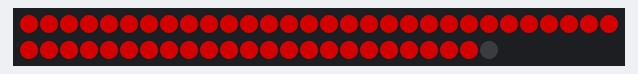
A sketch run on a simulated Arduino Uno, built with avr-gcc and run on an emulated ATmega328P. On the bench: 54 RGB LEDs in strip order, left to right, continuing on the next row. Dim RGB values are drawn brighter than linear; random numbers use the default seed unless the sketch sets one.

Above: at 1.5 s.
At 2.8 s:
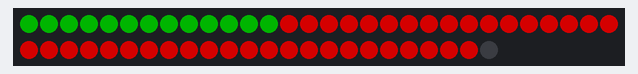
At 3.9 s:
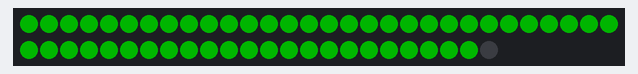
At 6.4 s:
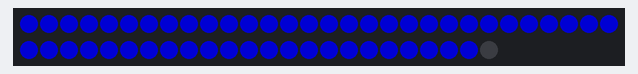
At 8.8 s:
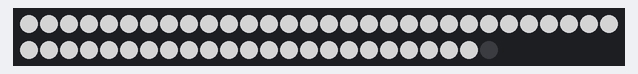
At 11.3 s:
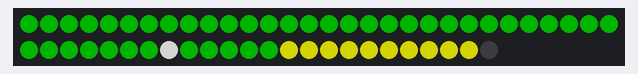

The sketch:

Code.ino
```cpp
// (licence header left out)
// ###########################################################################################################################################
// # Code version:
// ###########################################################################################################################################
String Code_Version = "V1.0.0";


// ###########################################################################################################################################
// # Includes:
// #
// # FastLED                // by Daniel Garcia               // https://github.com/FastLED/FastLED
// #
// ###########################################################################################################################################
#include "FastLED.h"


// ###########################################################################################################################################
// # Hardware settings:
// ###########################################################################################################################################
// How many LEDs are in your neon LED strip?:
#define NUM_LEDS 54
// Data pin - here D5 with GPIO 14 on the Wemos D1 mini ESP8266:
#define DATA_PIN 14


// ###########################################################################################################################################
// # Animation settings:
// ###########################################################################################################################################
int UseAnimation = 1;        // Use animation (1) in the loop function or not (0)
int AnimationSpeed = 15000;  // Animation speed in milliseconds, 15000 = 15 seconds


// ###########################################################################################################################################
// # Definitions:
// ###########################################################################################################################################
// Define the array of leds:
CRGB leds[NUM_LEDS];


// ###########################################################################################################################################
// # Startup function:
// ###########################################################################################################################################
void setup() {
  Serial.begin(115200);

  // Initialize the LED strip:
  FastLED.addLeds<WS2811, DATA_PIN, BRG>(leds, NUM_LEDS);

  // Switch all LEDs off first:
  LEDS.showColor(CRGB(0, 0, 0));

  // Set LED brightness (0-255);
  LEDS.setBrightness(128);

  // Some animation and LED RGB color output testing first:

  // Set all LEDs to red:
  for (int i = 0; i < NUM_LEDS - 1; i++) {
    leds[i] = CRGB::Red;
    FastLED.show();
    delay(25);
  }
  delay(1000);

  // Set all LEDs to green:
  for (int i = 0; i < NUM_LEDS - 1; i++) {
    leds[i] = CRGB::Green;
    FastLED.show();
    delay(25);
  }
  delay(1000);

  // Set all LEDs to blue:
  for (int i = 0; i < NUM_LEDS - 1; i++) {
    leds[i] = CRGB::Blue;
    FastLED.show();
    delay(25);
  }
  delay(1000);

    // Set all LEDs to white:
  for (int i = 0; i < NUM_LEDS - 1; i++) {
    leds[i] = CRGB::White;
    FastLED.show();
    delay(25);
  }
  delay(1000);

  // Set all LEDs in the tree to green:
  for (int i = 0; i < NUM_LEDS - 11; i++) {
    leds[i] = CRGB::Green;
    FastLED.show();
    delay(25);
  }

  // Set all LEDs in the star to yellow:
  for (int i = 43; i < NUM_LEDS - 1; i++) {
    leds[i] = CRGB::Yellow;
    FastLED.show();
    delay(25);
  }
}


// ###########################################################################################################################################
// # Runtime function:
// ###########################################################################################################################################
void loop() {
  if (UseAnimation == 1) {
    // Set all LEDs to green:
    for (int i = 0; i < NUM_LEDS - 11; i++) {
      leds[i] = CRGB::Green;
    }
    // 5 random "ornament" pixels:
    for (int i = 0; i < 6; i++) {
      int randNumber = random(0, NUM_LEDS - 11);
      leds[randNumber] = CRGB::White;
      FastLED.show();
      delay(AnimationSpeed / 5);
    }
  }
}
```
